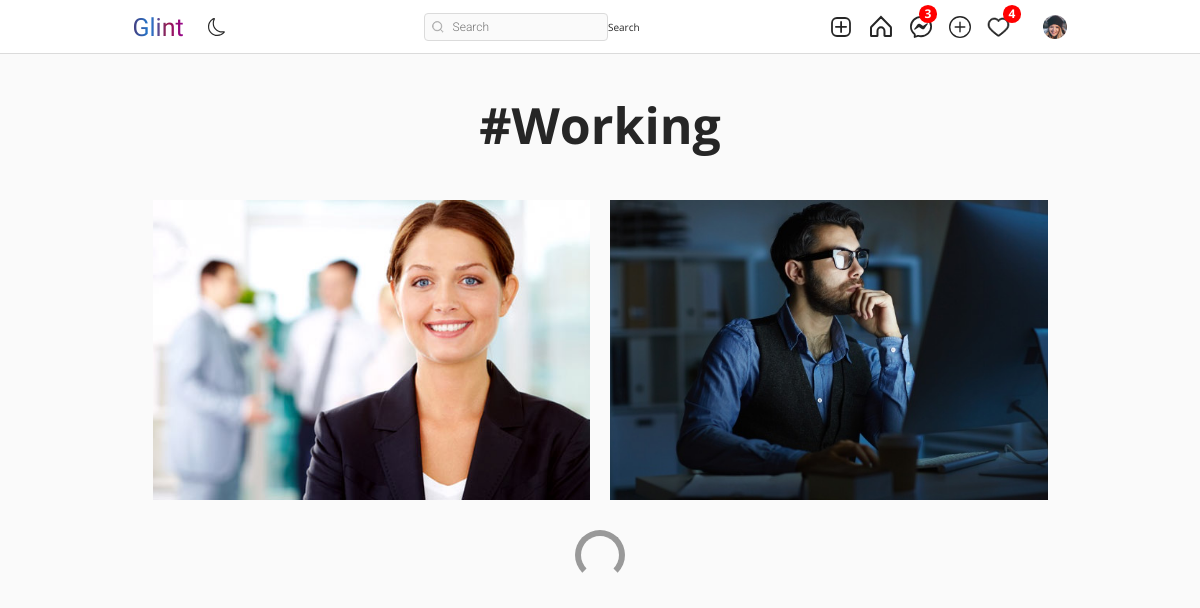
The page /post/tag/working (signed in) on the database its author committed.
### authy/models.py (models this page shows, shortened)
class Profile(models.Model):
    user = models.OneToOneField(User, related_name='profile', on_delete=models.CASCADE)
    image = models.ImageField(upload_to="profile_pciture", null=True, default="default.jpg")
    first_name = models.CharField(max_length=200, null=True, blank=True)
    last_name = models.CharField(max_length=200, null=True, blank=True)
    bio = models.CharField(max_length=200, null=True, blank=True)
    location = models.CharField(max_length=200, null=True, blank=True)
    url = models.URLField(max_length=200, null=True, blank=True)
    favourite = models.ManyToManyField(Post, blank=True)

### app/models.py (models this page shows, shortened)
class Tag(models.Model):
    title = models.CharField(max_length=75, verbose_name='Tag')
    slug = models.SlugField(null=False, unique=True)
    class Meta:
        verbose_name = 'Tag'
        verbose_name_plural = 'Tags'

class Post(models.Model):
    id = models.UUIDField(primary_key=True, default=uuid.uuid4, editable=False)
    picture = models.ImageField(upload_to=user_directory_path, verbose_name="Picture", null=True)
    caption = models.CharField(max_length=10000, verbose_name="Caption")
    posted = models.DateField(auto_now_add=True)
    tags = models.ManyToManyField(Tag, related_name="tags")
    user = models.ForeignKey(User, on_delete=models.CASCADE)
    likes = models.IntegerField(default=0)
    def get_absolute_url(self):
        return reverse("post-details", args=[str(self.id)])

### app/views.py (the view)
# urls.py: path('tag/<slug:tag_slug>', Tags, name='tags'),
@login_required
def Tags(request, tag_slug):
    tag = get_object_or_404(Tag, slug=tag_slug)
    posts = Post.objects.filter(tags=tag).order_by('-posted')
    template = loader.get_template('tag.html')
    context = {
        'posts': posts,
        'tag': tag
    }
    return HttpResponse(template.render(context, request))

### directs/views.py (called while the page is built)
def checkDirects(request):
	directs_count = 0
	if request.user.is_authenticated:
		directs_count = Message.objects.filter(user=request.user, is_read=False).count()
	return {'directs_count':directs_count}

### notification/views.py (called while the page is built)
def CountNotifications(request):
	count_notifications = 0
	if request.user.is_authenticated:
		count_notifications = Notification.objects.filter(user=request.user, is_seen=False).count()
	return {'count_notifications':count_notifications}

### templates/tag.html (shortened to what this page needs)
{% extends 'base.html' %}
{% load static %}
{% load crispy_forms_tags %}
{% block content %}
<!DOCTYPE html>
<html lang="en">
<head>
    <link rel="stylesheet" href="{% static 'assets3/css/reset.css' %}">
    <link rel="stylesheet" href="{% static 'assets3/css/styles.css' %}">
    <link rel="stylesheet" href="https://use.fontawesome.com/releases/v5.2.0/css/all.css">
</head>
<body>
    <header>
        <div>
         <h1 style="font-size: 50px; margin-top: 100px; text-align:center; font-weight: bold; margin-bottom: 50px;">#{{tag.title|title}}</h1>
        </div>
    </header>
    <main>
        <div class="container">
            <div class="gallery">
                {% for post in posts %}
                <a href="{{post.get_absolute_url}}"><div class="gallery-item" tabindex="0">
                    <img src="{{ post.picture.url }}" class="gallery-image" alt="" style="width: 500px; height: 300px; object-fit: cover;">
                </div></a>
                {% endfor %}
            </div>
            <div class="loader"></div>
        </div>
    </main>
</body>
</html>
{% endblock content %}

### templates/base.html (shortened to what this page needs)
{% load static %}
<!DOCTYPE html>
<html lang="en">
<head>
    <link rel="stylesheet" href="https://cdn.jsdelivr.net/npm/bootstrap-icons@1.8.1/font/bootstrap-icons.css">
    <link href="https://cdn.jsdelivr.net/npm/bootstrap@5.1.3/dist/css/bootstrap.min.css" rel="stylesheet">
    <link rel="stylesheet" type="text/css" href="{% static 'assets1/style.css' %}">
    {% block extra_css %}
    <link rel="stylesheet" type="text/css" href="{% static 'assets1/style3.css' %}">
    {% endblock %}
</head>
<body>
    <header class="header">
        <nav class="header__content">
            <div class="header__buttons">
                    <div class="logos">
                        <p class="zen-dots-regular">Glint</p>
                    </div>
                <button class="header__theme-button" title="Toggle Theme">
                </button>
            </div>
            <form action="{% url 'search-users' %}" method="GET">
                <div class="header__search">
                    <input type="text" placeholder="Search" name="q" value="{{ request.GET.q }}">
                    <button class="btn btn-primary" type="submit">Search</button>
                </div>
            </form>
            <div class="header__buttons header__buttons--desktop">
                <a href="{% url 'newpost' %}">
                </a>
                <a href="{% url 'index' %}">
                </a>
                <a href="{% url 'message' %}" class="icon-wrapper" >
                    {% if directs_count %}
                    <span class="badge1">{{ directs_count }}</span>
                    {% endif %}
                </a>
                <a href="{% url 'newstory' %}">
                </a>
                <a href="{% url 'show-notification' %}" class="icon-wrapper">
                    {% if count_notifications %}
                        <span class="notification-badge">{{ count_notifications }}</span>
                    {% endif %}
                </a>
                <a href="">
                    <button class="profile-button">
                        <a href="{% url 'profile' request.user %}">
                            <div class="profile-button__picture">
                                <img src="{{request.user.profile.image.url}}" alt="User Picture">
                            </div>
                        </a>
                    </button>
                </a>
            </div>
        </nav>
    </header>
    {% block content %}
    {% endblock content %}
</body>
</html>

### static/assets1/style.css (style rules this page uses)
*, *::after, *::before { box-sizing: border-box; margin: 0; padding: 0; }
*, button, input, select, textarea { font-family: 'Roboto', sans-serif; }
:root { --primary: hsl(0, 0%, 100%); --secondary: hsl(0, 0%, 98%); --border: hsl(0, 0%, 86%); --story-border: hsl(0, 0%, 78%); --img-border: hsla(0, 0%, 0%, 0.1); --text-dark: hsl(0, 0%, 15%); --text-light: hsl(0, 0%, 60%); --like: hsl(355, 82%, 61%); --link: hsl(204, 100%, 48%); --header-height: 44px; --nav-height: 44px; }
body { min-height: 100vh; display: flex; flex-direction: column; overflow-y: auto; }
svg { display: block; }
img { max-width: 100%; }
.header { width: 100%; height: var(--header-height); background-color: var(--primary); display: flex; justify-content: center; position: fixed; top: 0; left: 0; z-index: 2; }
.header::after { content: ''; position: absolute; bottom: 0; width: 100%; height: 1px; background-color: var(--border); }
.header__content { width: 100%; max-width: 975px; padding: 0 14px; display: flex; justify-content: space-between; align-items: center; }
.header__theme-button { background-color: transparent; border: none; cursor: pointer; }
.header__theme-button-moon { display: unset; }
.header__search { width: 216px; height: 28px; display: none; align-items: center; position: relative; }
.header__search svg { width: 12px; height: 12px; position: absolute; left: 8px; }
.header__search input { width: 100%; height: 100%; background-color: var(--secondary); padding: 4px 10px 4px 28px; border: 1px solid var(--border); border-radius: 4px; outline: none; font-size: 12px; font-weight: 300; text-decoration: none; color: var(--text-light); text-overflow: ellipsis; overflow: hidden; white-space: nowrap; }
.header__buttons { display: flex; align-items: center; gap: 16px; }
.profile-button { background-color: transparent; border: none; outline: none; cursor: pointer; position: relative; }
.profile-button__picture { width: 24px; height: 24px; border-radius: 50%; overflow: hidden; position: relative; }
.profile-button__picture::after { content: ''; position: absolute; top: 0; bottom: 0; left: 0; right: 0; border: 1px solid var(--img-border); border-radius: 50%; }
@media (min-width: 768px) { :root { --header-height: 54px; --nav-height: 0px; } }
@media (min-width: 768px) { .header__content { padding: 0 20px; } }
@media (min-width: 768px) { .header__search { display: flex; } }

### static/assets3/css/styles.css (style rules this page uses)
:root { font-size: 10px; }
*, *::before, *::after { box-sizing: border-box; }
body { font-family: "Open Sans", Arial, sans-serif; min-height: 100vh; background-color: #fafafa; color: #262626; padding-bottom: 3rem; }
img { display: block; }
.container { max-width: 93.5rem; margin: 0 auto; padding: 0 2rem; }
.btn { display: inline-block; font: inherit; background: none; border: none; color: inherit; padding: 0; cursor: pointer; }
.gallery { display: flex; flex-wrap: wrap; margin: -1rem -1rem; padding-bottom: 3rem; }
.gallery-item { position: relative; flex: 1 0 22rem; margin: 1rem; color: #fff; cursor: pointer; }
.gallery-image { width: 100%; height: 100%; object-fit: cover; }
.loader { width: 5rem; height: 5rem; border: 0.6rem solid #999; border-bottom-color: transparent; border-radius: 50%; margin: 0 auto; animation: loader 500ms linear infinite; }

### rows shown on the page
Tag: title "Working"
Post: picture (picture)
Post: picture (picture)

### other values the page prints
{{ directs_count }} "3"
{{ count_notifications }} "4"
